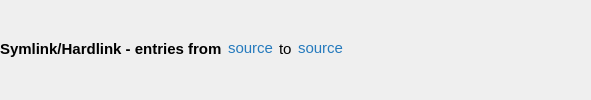
    <widget class="QWidget" name="headerWgt" native="true">
     <layout class="QHBoxLayout" name="horizontalLayout">
      <property name="leftMargin">
       <number>0</number>
      </property>
      <property name="topMargin">
       <number>0</number>
      </property>
      <property name="rightMargin">
       <number>0</number>
      </property>
      <property name="bottomMargin">
       <number>3</number>
      </property>
      <item>
       <widget class="QWidget" name="widget_11" native="true">
        <property name="font">
         <font>
          <pointsize>11</pointsize>
          <stylestrategy>PreferAntialias</stylestrategy>
         </font>
        </property>
        <layout class="QHBoxLayout" name="horizontalLayout_2">
         <property name="leftMargin">
          <number>0</number>
         </property>
         <property name="topMargin">
          <number>0</number>
         </property>
         <property name="rightMargin">
          <number>0</number>
         </property>
         <property name="bottomMargin">
          <number>0</number>
         </property>
         <item>
          <widget class="QLabel" name="headerText1">
           <property name="font">
            <font>
             <pointsize>11</pointsize>
             <bold>true</bold>
             <stylestrategy>PreferAntialias</stylestrategy>
            </font>
           </property>
           <property name="text">
            <string>Symlink/Hardlink - entries from</string>
           </property>
           <property name="textInteractionFlags">
            <set>Qt::NoTextInteraction</set>
           </property>
          </widget>
         </item>
         <item>
          <widget class="QLabel" name="sourcePathText">
           <property name="maximumSize">
            <size>
             <width>160</width>
             <height>16777215</height>
            </size>
           </property>
           <property name="text">
            <string>&lt;html&gt;&lt;head/&gt;&lt;body&gt;&lt;p&gt;&lt;a href=&quot;C:&quot;&gt;&lt;span style=&quot;color: rgba(0, 100, 180, 216);text-decoration:none;&quot;&gt;source&lt;/span&gt;&lt;/a&gt;&lt;/p&gt;&lt;/body&gt;&lt;/html&gt;</string>
           </property>
           <property name="alignment">
            <set>Qt::AlignCenter</set>
           </property>
           <property name="openExternalLinks">
            <bool>true</bool>
           </property>
          </widget>
         </item>
         <item>
          <widget class="QLabel" name="headerText2">
           <property name="text">
            <string>to</string>
           </property>
           <property name="textInteractionFlags">
            <set>Qt::NoTextInteraction</set>
           </property>
          </widget>
         </item>
         <item>
          <widget class="QLabel" name="targetPathText">
           <property name="maximumSize">
            <size>
             <width>160</width>
             <height>16777215</height>
            </size>
           </property>
           <property name="text">
            <string>&lt;html&gt;&lt;head/&gt;&lt;body&gt;&lt;p&gt;&lt;a href=&quot;C:&quot;&gt;&lt;span style=&quot;color: rgba(0, 100, 180, 216);text-decoration:none;&quot;&gt;source&lt;/span&gt;&lt;/a&gt;&lt;/p&gt;&lt;/body&gt;&lt;/html&gt;</string>
           </property>
           <property name="alignment">
            <set>Qt::AlignCenter</set>
           </property>
           <property name="openExternalLinks">
            <bool>true</bool>
           </property>
          </widget>
         </item>
        </layout>
       </widget>
      </item>
      <item>
       <spacer name="horizontalSpacer">
        <property name="orientation">
         <enum>Qt::Horizontal</enum>
        </property>
        <property name="sizeHint" stdset="0">
         <size>
          <width>248</width>
          <height>20</height>
         </size>
        </property>
       </spacer>
      </item>
     </layout>
    </widget>
